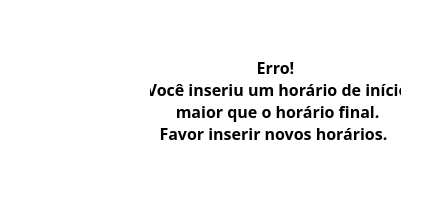
<?xml version="1.0" encoding="UTF-8"?>
<ui version="4.0">
 <class>MainWindow</class>
 <widget class="QMainWindow" name="MainWindow">
  <property name="geometry">
   <rect>
    <x>0</x>
    <y>0</y>
    <width>421</width>
    <height>215</height>
   </rect>
  </property>
  <property name="windowTitle">
   <string>Erro</string>
  </property>
  <property name="windowIcon">
   <iconset>
    <normaloff>Imagens/Erro.png</normaloff>Imagens/Erro.png</iconset>
  </property>
  <property name="styleSheet">
   <string notr="true">background-color: rgb(255, 255, 255);</string>
  </property>
  <widget class="QWidget" name="centralwidget">
   <widget class="QLabel" name="label">
    <property name="geometry">
     <rect>
      <x>150</x>
      <y>40</y>
      <width>251</width>
      <height>121</height>
     </rect>
    </property>
    <property name="font">
     <font>
      <family>Helvetica Neue LT Std</family>
      <pointsize>12</pointsize>
      <weight>75</weight>
      <bold>true</bold>
     </font>
    </property>
    <property name="text">
     <string>Erro!
 Você inseriu um horário de início
 maior que o horário final.
Favor inserir novos horários. </string>
    </property>
    <property name="alignment">
     <set>Qt::AlignCenter</set>
    </property>
   </widget>
   <widget class="QLabel" name="label_2">
    <property name="geometry">
     <rect>
      <x>20</x>
      <y>60</y>
      <width>101</width>
      <height>101</height>
     </rect>
    </property>
    <property name="text">
     <string/>
    </property>
    <property name="pixmap">
     <pixmap>Imagens/Erro.png</pixmap>
    </property>
    <property name="scaledContents">
     <bool>true</bool>
    </property>
   </widget>
  </widget>
  <widget class="QStatusBar" name="statusbar"/>
 </widget>
 <resources/>
 <connections/>
</ui>
